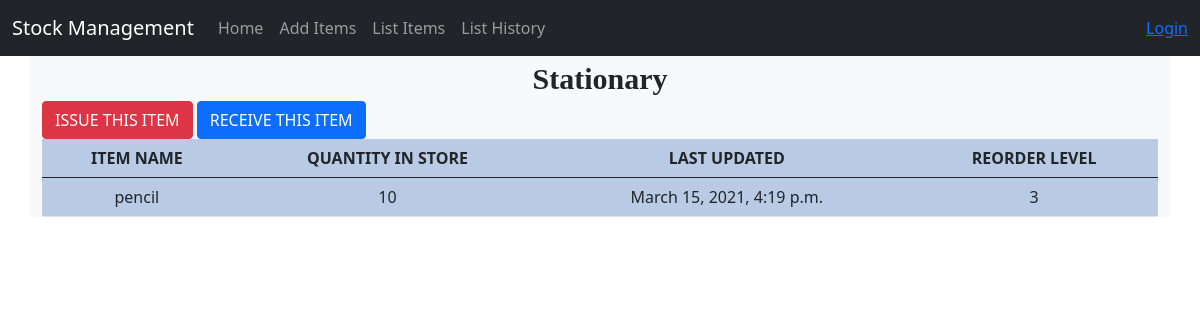
/stock_detail/2/, run on the app's committed database.
### stockmgmt/models.py (models this page shows, shortened)
class Category(models.Model):
	name = models.CharField(max_length=50, blank=True, null=True)
	def __str__(self):
		return self.name

class Stock(models.Model):
	category = models.ForeignKey(Category, blank=True, on_delete=models.CASCADE,null=True)
	subcategory = models.ForeignKey(Subcategory, blank=True, on_delete=models.CASCADE,null=True)
	item_name = models.CharField(max_length=50, blank=True, null=True)
	quantity = models.IntegerField(default='0', blank=True, null=True)
	receive_quantity = models.IntegerField(default='0', blank=True, null=True)
	receive_by = models.CharField(max_length=50, blank=True, null=True)
	issue_quantity = models.IntegerField(default='1', blank=True, null=True)
	issue_by = models.CharField(max_length=50, blank=True, null=True)
	issue_to = models.CharField(max_length=50, blank=True, null=True)
	phone_number = models.CharField(max_length=10, blank=True, null=True)
	created_by = models.CharField(max_length=50, blank=True, null=True)
	reorder_level = models.IntegerField(default='0', blank=True, null=True)
	last_updated = models.DateTimeField(auto_now_add=False, auto_now=True)
	timestamp = models.DateTimeField(auto_now_add=True, auto_now=False)
	prod_id = models.CharField(max_length=20,blank=True,null=True)
	shipMode = models.CharField(max_length=50, blank=True,null=True)
	market = models.CharField(max_length=50, blank=True, null=True)
	sales = models.FloatField(default='0', blank=True, null=True)
	discount = models.FloatField(default='0', blank=True, null=True)
	profit = models.FloatField(default='0', blank=True, null=True)
	shipping_cost = models.FloatField(default='0', blank=True, null=True)
	order_priority = models.IntegerField(default='0', blank=True, null=True)
	shipday = models.IntegerField(blank=True, null=True)
	shipmonth = models.IntegerField(blank=True, null=True)
	shipyear = models.IntegerField(blank=True, null=True)
	orderday = models.IntegerField(blank=True, null=True)
	ordermonth = models.IntegerField(blank=True, null=True)
	orderyear = models.IntegerField(blank=True, null=True)
	prod_price = models.FloatField(default='0', blank=True, null=True)

### stockmgmt/views.py (the view)
# urls.py: path('stock_detail/<str:id_no>/', views.stock_detail, name="stock_detail"),
def stock_detail(request, id_no):
    queryset = Stock.objects.get(id=id_no)
    context = {
        'title' : queryset.category,
        'queryset' : queryset
    }
    return render(request, 'stock_detail.html', context)

### stockmgmt/templates/stock_detail.html (shortened to what this page needs)
{% load static %}
{% include 'nav.html' %}
<!DOCTYPE html>
<html>
    <link href="{% static 'css/stylesheet.css' %}" rel="stylesheet">
    <link href="https://cdn.jsdelivr.net/npm/bootstrap@5.0.0-beta2/dist/css/bootstrap.min.css" rel="stylesheet">
    <head>
        <link rel="stylesheet" href="">
    </head>
    <body>
        <div role="main" class="container bg-light">
        <div class="header">
            {{title}}
        </div>
        <a href="{% url 'issue_items' queryset.id %}"><div class='btn btn-danger'>ISSUE THIS ITEM</div></a>
        <a href="{% url 'receive_items' queryset.id %}"><div class='btn btn-primary'>RECEIVE THIS ITEM</div></a>
        <div class="display_table">
        <table class='table'>
        <thead>
          <tr>
            <th>ITEM NAME</th>
            <th>QUANTITY IN STORE</th>
            <th>LAST UPDATED</th>
            <th> REORDER LEVEL </th>
          </tr>
        </thead>
          <tr>
            <td>{{queryset.item_name}} </a></td>
            <td>{{queryset.quantity}} </a></td>
            <td> {{queryset.last_updated}} </td>
            <td> {{queryset.reorder_level}} </td>
          </tr>
    </table>
    </div>
        </div>
    </body>
</html>

### stockmgmt/static/css/stylesheet.css (style rules this page uses)
.table { text-align: center; }
.table tr:nth-child(odd) { background: #B8CAE4 }
.header { font-size: 30px; text-align: center; font-weight: bold; font-family: 'Times New Roman', Times, serif; }

### data on the page
Category: name "Stationary"
Stock: item_name "pencil", quantity "10", last_updated "March 15, 2021, 4:19 p.m.", reorder_level "3"
